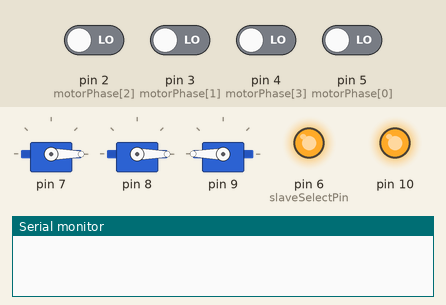
The sketch below on a simulated Arduino Uno, built with avr-gcc and run on an emulated ATmega328P. Shown: 3 × servo, output pins drawn as LEDs (lit = HIGH), the last lines printed to the serial monitor. Inputs (shaded band) come from the test bench; at power-on: pin 2 (motorPhase[2]), pin 3 (motorPhase[1]), pin 4 (motorPhase[3]), pin 5 (motorPhase[0]) LOW.

Above: at 7.05 s.
At 8.75 s:
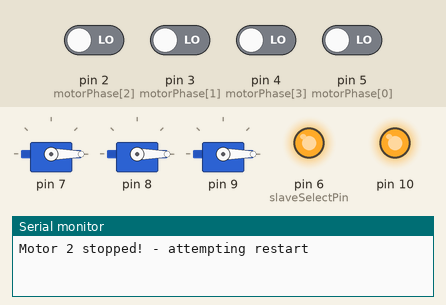
Timing chart, 0 to 10.0 s (numbered marks = the images above):
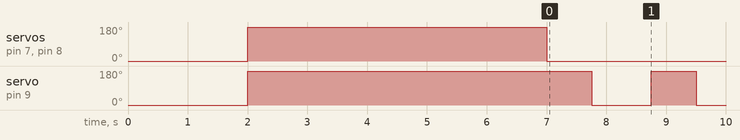

The sketch:

hemolysis_110.ino
```cpp
#include <SPI.h>
#include <Servo.h>

Servo motorServo[4];  // create servo object to control a servo

volatile unsigned long motorStartTime[4] = {0,0,0,0}, motor2FakeStartTime = 0;
volatile unsigned long motorPeriod[4], motor2FakePeriod;
volatile int motorCurrentPhase[4];
volatile int motorLastPhase[4] = {LOW,LOW,LOW,LOW};

int pressure;
unsigned long motorPeriodAvg[4];
unsigned long motorPeriodN[4];
int motorThrottle[4] = {80,80,80,80};
int motorAdjustment[4];

int motorPhase[4] = {5,3,2,4};

const int slaveSelectPin = 6;    // set pin 6 as the slave select for the digital pot:

void setup () {

  pinMode (slaveSelectPin, OUTPUT);   // set the slaveSelectPin as an output:

  // initialize SPI:
  // SPI.setBitOrder (MSBFIRST);
  // SPI.setDataMode (SPI_MODE0);
  SPI.setClockDivider (SPI_CLOCK_DIV2); //check to see if this is necessary
  SPI.begin ();

  for (int i=0; i<3; i++) {
    pinMode (motorPhase[i], INPUT);
    digitalPotWrite (i, 100);
    motorServo[i].attach (i+7);
    motorServo[i].write (0);
  }

  delay (2000);

  for (int i=0; i<3; i++)
    digitalPotWrite (i, 100);

  //  attachInterrupt (0, computeFrequency, FALLING);

  Serial.begin(9600);      // open the serial port at 9600 bps:

  for (int channel = 0; channel < 4; channel++)
    motorServo[channel].write(180);

  delay (5000);

  for (int channel = 0; channel < 4; channel++)
    motorServo[channel].write(0);

  InitialiseInterrupt();
}

// the loop routine runs over and over again forever:
void loop () {
  // go through the four channels of the digital pot:

//  for (int level = 100; level < 256; level++) {

 //   delay(10);
 // }

//  for (int channel = 0; channel < 4; channel++)
//    motorServo[channel].write(0);

  for (int channel = 2; channel < 3; channel++) {

    //    myservo.write(180);              // tell servo to go to position in variable 'pos'
    //    delay(3000);
    //    myservo.write(0);              // tell servo to go to position in variable 'pos'

        motorServo[channel].write(180);
        digitalPotWrite(channel, motorThrottle[channel]);
        motorPeriodAvg[channel] = 0;
        motorPeriodN[channel] = 0;
//        delay(1000);

    // change the resistance on this channel from min to max:
        for (int i = 0; i < 250; i++) {
          if ((motorPeriod[channel] > 300) && (motorPeriod[channel] < 8000)) {
            motorPeriodAvg[channel] += motorPeriod[channel];
            motorPeriodN[channel]++;
            motorPeriod[channel] = -1;
          }
        delay(3);
        }

        if (motorPeriodN[channel] < 50) {
          Serial.print ("Motor ");
          Serial.print (channel);
          Serial.println (" stopped! - attempting restart");
          motorThrottle[channel] = 80;
          motorServo[2].write(0);
          delay (1000);
          motorServo[2].write(180);
        }
        else {
          motorPeriodAvg[channel] = motorPeriodAvg[channel] / motorPeriodN[channel];
          motorAdjustment[channel] = (motorPeriodAvg[channel] - 900) / 8;  //8 is working well for 60krpm, expect 16 for 35krpm
          motorThrottle[channel] += motorAdjustment[channel];
          if (motorThrottle[channel] < 70) motorThrottle[channel] = 60;
          if (motorThrottle[channel] > 180) motorThrottle[channel] = 180;

        }

              Serial.print(motor2FakePeriod);
          Serial.print ("     ");
          Serial.print (motorPeriodN[channel]);
          Serial.print ("     ");
                   Serial.print (motorPeriodAvg[channel]);
                             Serial.print ("     ");
          Serial.println (motorThrottle[channel]);

 //   for (int level = 100; level < 256; level++) {
 //     digitalPotWrite (channel, 0);
 //     delay(2);

      //     Serial.print ("************* New level of ");
      //     Serial.println (level);
//      for (int i = 0; i < 20; i++) {
//        Serial.print (motor1Period);
//        Serial.print ("     ");
//        Serial.print (motor2Period);
//        Serial.print ("     ");
//        Serial.print (motor3Period);
//        Serial.print ("     ");
//        Serial.println (motor4Period);
//        motor1Period = -1;
//        motor2Period = -1;
//        motor3Period = -1;
//        motor4Period = -1;
//        delay (1);

        //        pressure = analogRead (A0);    // read the input pin
        //        Serial.print ("Pressure: ");
        //        Serial.println (pressure);             // debug value


 //   }
    //   myservo.write(180);              // tell servo to go to position in variable 'pos'
    //   delay(1000);
    //  myservo.write(0);              // tell servo to go to position in variable 'pos'
    //  delay(1000);

    // change the resistance on this channel from max to min:
    //    for (int level = 0; level < 256; level++) {
    //      digitalPotWrite(channel, 255 - level);
    //   delay(1);
    //    }

    motorServo[channel].write (0);
  }

}

void InitialiseInterrupt () {
  cli();		// switch interrupts off while messing with their settings
  PCICR =0x04;          // Enable PCINT2 (Port D - PCINT[23:16]) interrupt
  PCMSK2 = 0b00111100;  // b2 is D2; b3 is D3; b4 is D4; b5 is D5
  sei();		// turn interrupts back on
}

void digitalPotWrite (int address, int value) {
  // take the SS pin low to select the chip:
  digitalWrite(slaveSelectPin,LOW);
  //  send in the address and value via SPI:
  SPI.transfer(address);
  SPI.transfer(value);
  // take the SS pin high to de-select the chip:
  digitalWrite(slaveSelectPin,HIGH);
}

ISR (PCINT2_vect) {

  motor2FakePeriod = micros () - motor2FakeStartTime;
  motor2FakeStartTime = micros ();

  for (int i=2; i<3; i++) {

    motorCurrentPhase[i] = digitalRead (motorPhase[i]);
    if ((motorLastPhase[i] == HIGH) && (motorCurrentPhase[i] == LOW)) {
      motorPeriod[i] = micros () - motorStartTime[i];
      motorStartTime[i] = micros ();
    }
    motorLastPhase[i] = motorCurrentPhase[i];

  }
}
```

Measured:
- by itself, servo on pin 7, servo on pin 8: 0° → 180° at 2.0 s, → 0° 5.0 s later
- by itself, servo on pin 9: repeats every 1.8 s: 0° 1.0 s, 180° 0.75 s
